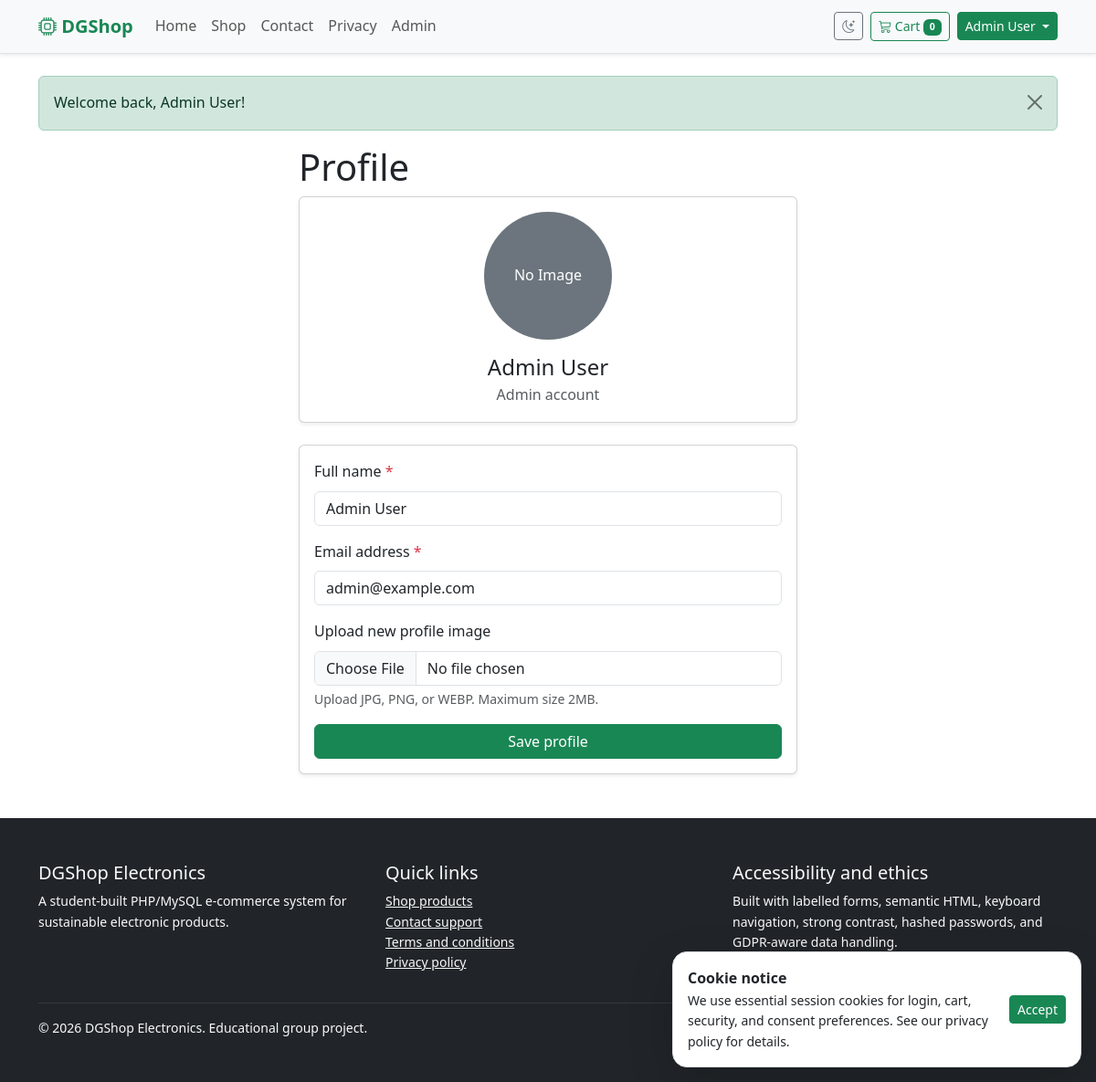
The app's page /profile.php (signed in) with its own data.
### tables this page shows
CREATE TABLE users (
  id INT UNSIGNED AUTO_INCREMENT PRIMARY KEY,
  name VARCHAR(120) NOT NULL,
  username VARCHAR(30) NOT NULL UNIQUE,
  email VARCHAR(190) NOT NULL UNIQUE,
  password_hash VARCHAR(255) NOT NULL,
  role ENUM('admin', 'vendor', 'user') NOT NULL DEFAULT 'user',
  created_at TIMESTAMP NOT NULL DEFAULT CURRENT_TIMESTAMP
);

### includes/functions.php (called while the page is built, shortened)
<?php
require_once __DIR__ . '/../config/config.php';
function e(?string $value): string
{
    return htmlspecialchars((string) $value, ENT_QUOTES, 'UTF-8');
}
function url(string $path = ''): string
{
    $documentRoot = realpath($_SERVER['DOCUMENT_ROOT'] ?? '') ?: '';
    $projectRoot = realpath(dirname(__DIR__)) ?: '';
    $basePath = '';
    if ($documentRoot !== '' && substr($projectRoot, 0, strlen($documentRoot)) === $documentRoot) {
        $basePath = str_replace('\\', '/', substr($projectRoot, strlen($documentRoot)));
    }
    return rtrim($basePath, '/') . '/' . ltrim($path, '/');
}
function flash_messages(): array
{
    $messages = $_SESSION['flash'] ?? [];
    return $messages;
}
function current_user(): ?array
{
    return $_SESSION['user'] ?? null;
}
function is_logged_in(): bool
{
    return current_user() !== null;
}
function is_admin(): bool
{
    return (current_user()['role'] ?? '') === 'admin';
}
function cart(): array
{
    return $_SESSION['cart'] ?? [];
}
function cart_count(): int
{
    return array_sum(array_map('intval', cart()));
}

### config/config.php (called while the page is built, shortened)
<?php
function db(): PDO
{
    static $pdo = null;
    try {
        $dsn = 'mysql:host=' . DB_HOST . ';dbname=' . DB_NAME . ';charset=utf8mb4';
        $pdo = new PDO($dsn, DB_USER, DB_PASS, [
            PDO::ATTR_ERRMODE => PDO::ERRMODE_EXCEPTION,
            PDO::ATTR_DEFAULT_FETCH_MODE => PDO::FETCH_ASSOC,
            PDO::ATTR_EMULATE_PREPARES => false,
        ]);
    } catch (PDOException $exception) {
        render_database_setup_error($exception);
    }
    return $pdo;
}

### profile.php (the view, shortened to what this page needs)
<?php
require_once __DIR__ . '/includes/functions.php';
$user = current_user();
$stmt = db()->prepare('SELECT * FROM users WHERE id = ?');
$stmt->execute([$user['id']]);
$userDetails = $stmt->fetch();
include __DIR__ . '/includes/header.php';
?>
<section class="container">
    <div class="row justify-content-center">
        <div class="col-lg-6">
            <h1>Profile</h1>
            <div class="card shadow-sm mb-4">
                <div class="card-body text-center">
                    <?php if (!empty($userDetails['profile_image'])): ?>
                        <img
                            src="<?= e(url($userDetails['profile_image'])) ?>"
                            alt="Profile image"
                            class="rounded-circle border mb-3"
                            width="140"
                            height="140"
                            style="object-fit: cover;"
                        >
                    <?php else: ?>
                        <div
                            class="rounded-circle bg-secondary text-white d-inline-flex align-items-center justify-content-center mb-3"
                            style="width:140px;height:140px;"
                        >
                            No Image
                        </div>
                    <?php endif; ?>
                    <h2 class="h4 mb-1"><?= e($userDetails['name']) ?></h2>
                    <p class="text-body-secondary mb-0">
                        <?= e(ucfirst($userDetails['role'])) ?> account
                    </p>
                </div>
            </div>
            <form class="card card-body shadow-sm needs-validation" method="post" enctype="multipart/form-data" novalidate>
                <div class="mb-3">
                    <label class="form-label form-required" for="name">Full name</label>
                    <input
                        class="form-control <?= isset($errors['name']) ? 'is-invalid' : '' ?>"
                        id="name"
                        name="name"
                        value="<?= e($_POST['name'] ?? $userDetails['name']) ?>"
                        required
                    >
                </div>
                <div class="mb-3">
                    <label class="form-label form-required" for="email">Email address</label>
                    <input
                        class="form-control <?= isset($errors['email']) ? 'is-invalid' : '' ?>"
                        type="email"
                        id="email"
                        name="email"
                        value="<?= e($_POST['email'] ?? $userDetails['email']) ?>"
                        required
                    >
                </div>
                <div class="mb-3">
                    <label class="form-label" for="profile_image">Upload new profile image</label>
                    <input
                        class="form-control <?= isset($errors['profile_image']) ? 'is-invalid' : '' ?>"
                        type="file"
                        id="profile_image"
                        name="profile_image"
                        accept="image/jpeg,image/png,image/webp"
                    >
                    <div class="form-text">Upload JPG, PNG, or WEBP. Maximum size 2MB.</div>
                </div>
                <button class="btn btn-success" type="submit">
                    Save profile
                </button>
            </form>
        </div>
    </div>
</section>
<?php include __DIR__ . '/includes/footer.php'; ?>

### includes/header.php (shortened to what this page needs)
<?php
require_once __DIR__ . '/functions.php';
$active = $active ?? '';
?>
<!doctype html>
<html lang="en" data-bs-theme="light">
<head>
    <link href="https://cdn.jsdelivr.net/npm/bootstrap@5.3.3/dist/css/bootstrap.min.css" rel="stylesheet">
    <link href="https://cdn.jsdelivr.net/npm/bootstrap-icons@1.11.3/font/bootstrap-icons.css" rel="stylesheet">
    <link href="<?= url('assets/css/styles.css') ?>" rel="stylesheet">
</head>
<body>
<header>
    <nav class="navbar navbar-expand-lg sticky-top bg-body-tertiary border-bottom shadow-sm" aria-label="Main navigation">
        <div class="container">
            <a class="navbar-brand fw-bold text-success" href="<?= url('index.php') ?>">
                <i class="bi bi-cpu" aria-hidden="true"></i> DGShop
            </a>
            <div class="collapse navbar-collapse" id="mainNav">
                <ul class="navbar-nav me-auto mb-2 mb-lg-0">
                    <li class="nav-item"><a class="nav-link <?= $active === 'home' ? 'active' : '' ?>" href="<?= url('index.php') ?>">Home</a></li>
                    <li class="nav-item"><a class="nav-link <?= $active === 'products' ? 'active' : '' ?>" href="<?= url('products.php') ?>">Shop</a></li>
                    <li class="nav-item"><a class="nav-link <?= $active === 'contact' ? 'active' : '' ?>" href="<?= url('contact.php') ?>">Contact</a></li>
                    <li class="nav-item"><a class="nav-link <?= $active === 'privacy' ? 'active' : '' ?>" href="<?= url('privacy.php') ?>">Privacy</a></li>
                    <?php if (is_admin()): ?>
                        <li class="nav-item"><a class="nav-link <?= $active === 'admin' ? 'active' : '' ?>" href="<?= url('admin/dashboard.php') ?>">Admin</a></li>
                    <?php endif; ?>
                </ul>
                <div class="d-flex align-items-center gap-2">
                    <button class="btn btn-outline-secondary btn-sm" id="themeToggle" type="button" aria-label="Toggle dark and light mode">
                        <i class="bi bi-moon-stars" aria-hidden="true"></i>
                    </button>
                    <a class="btn btn-outline-success btn-sm" href="<?= url('cart.php') ?>" aria-label="Shopping cart with <?= cart_count() ?> items">
                        <i class="bi bi-cart3" aria-hidden="true"></i> Cart <span class="badge text-bg-success"><?= cart_count() ?></span>
                    </a>
                    <?php if (is_logged_in()): ?>
                        <div class="dropdown">
                            <button class="btn btn-success btn-sm dropdown-toggle" type="button" data-bs-toggle="dropdown" aria-expanded="false">
                                <?= e(current_user()['name']) ?>
                            </button>
                        </div>
                    <?php else: ?>
                        <a class="btn btn-outline-primary btn-sm" href="<?= url('login.php') ?>">Login</a>
                        <a class="btn btn-primary btn-sm" href="<?= url('register.php') ?>">Register</a>
                    <?php endif; ?>
                </div>
            </div>
        </div>
    </nav>
</header>
<main id="main-content">
    <div class="container mt-4">
        <?php foreach (flash_messages() as $flash): ?>
            <div class="alert alert-<?= e($flash['type']) ?> alert-dismissible fade show" role="alert">
                <?= e($flash['message']) ?>
                <button type="button" class="btn-close" data-bs-dismiss="alert" aria-label="Close"></button>
            </div>
        <?php endforeach; ?>
    </div>

### assets/css/styles.css (style rules this page uses)
:root { --brand-green: #198754; --brand-dark: #10231b; --soft-green: #e9f7ef; }
body { font-family: system-ui, -apple-system, BlinkMacSystemFont, "Segoe UI", sans-serif; line-height: 1.6; }
.form-required::after { content: " *"; color: #dc3545; }

### records on screen
users: name "Admin User", role "Admin", email "admin@example.com"

### other values on screen
cart_count() "0"
$flash['message'] "Welcome back, Admin User!"
